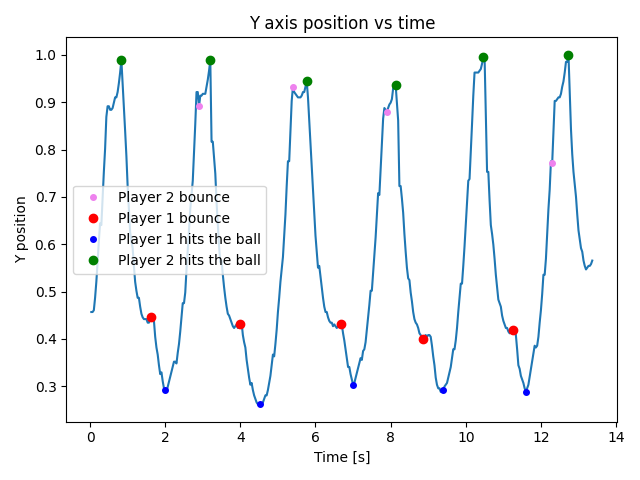
#> input picture yPosition1.png, 640 x 480 px
$ python -i courtTracker.py   (imports and definitions only)
#> lines starting #> are read from the running program, lines starting #| are printed output that depends on the picture
import numpy
import cv2


#edges = edge(rgb2gray(background), 'canny', .2);

def filterBackGround(frame: numpy.ndarray)->numpy.ndarray:
    """ Apply color filter to frame
    :params
        frame: frame to apply filter
    :return
        frame: frame with color filter
    """
    # Convert to gray scale
    hsv = cv2.cvtColor(frame, cv2.COLOR_BGR2HSV)

    # Find the median of the frames
    background = numpy.median(frame, 4)

    # Convert to gray scale
    hsv = cv2.cvtColor(background, cv2.COLOR_BGR2HSV)

    #Find edges in the image
    edges = cv2.Canny(hsv, 100, 200)

    return edges

>>> import cv2
>>> picture = cv2.imread('../yPosition1.png', cv2.IMREAD_GRAYSCALE)
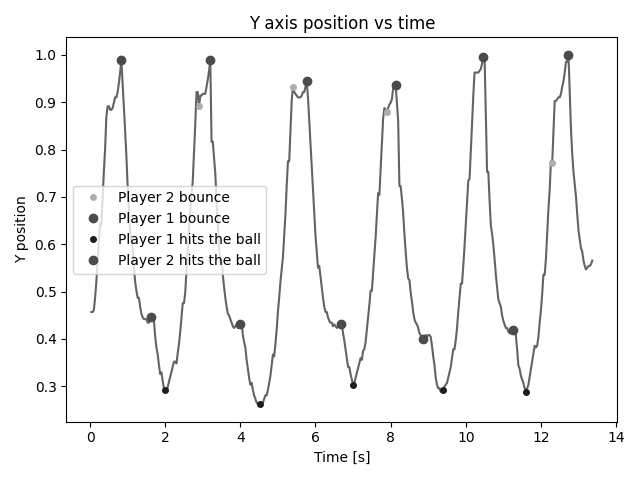
#> picture: shape (480, 640); min 0, max 255, mean 246
#> (the run stopped early here; a loop or call above may not have finished)

$ run again, on yPosition2.png
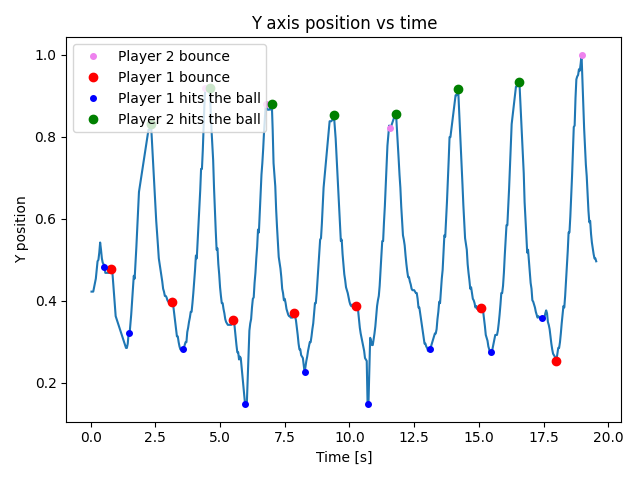
#> input picture yPosition2.png, 640 x 480 px
#> `picture = cv2.imread('../yPosition1.png', cv2.IMREAD_GRAYSCALE)`:
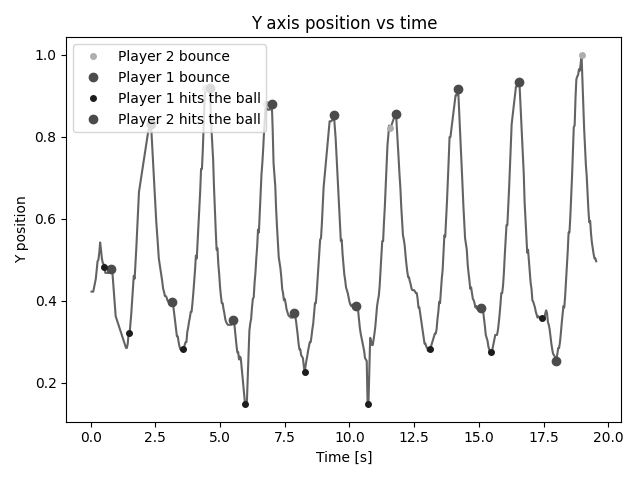
#> picture: shape (480, 640); min 0, max 255, mean 244.9

$ run again, on yPosition3.png
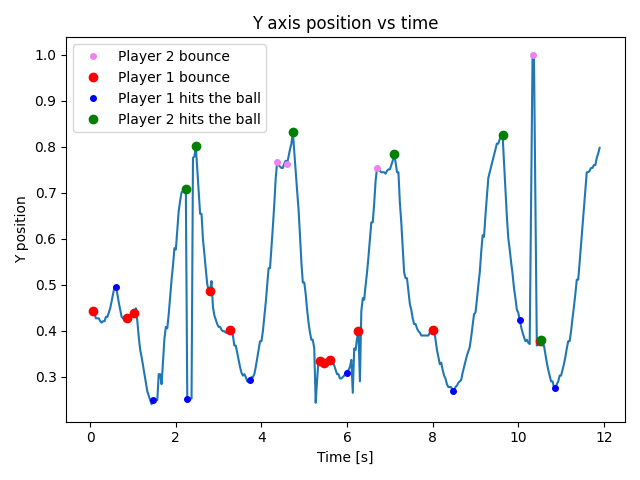
#> input picture yPosition3.png, 640 x 480 px
#> `picture = cv2.imread('../yPosition1.png', cv2.IMREAD_GRAYSCALE)`:
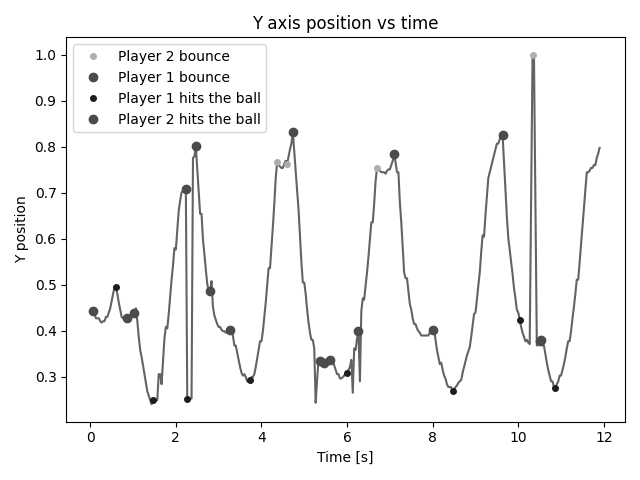
#> picture: shape (480, 640); min 0, max 255, mean 245.7

$ run again, on yPosition4.png
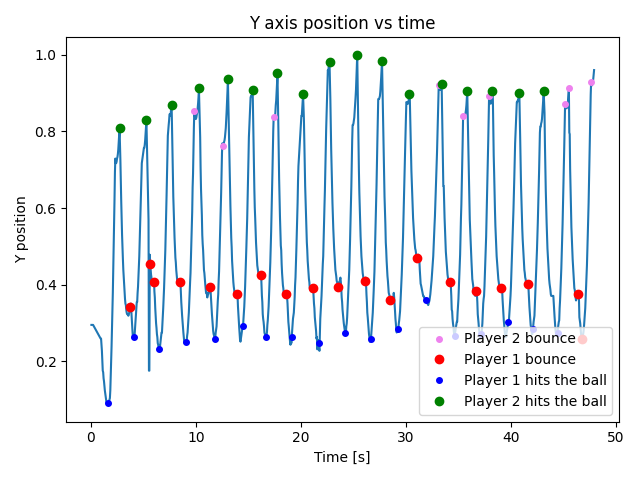
#> input picture yPosition4.png, 640 x 480 px
#> `picture = cv2.imread('../yPosition1.png', cv2.IMREAD_GRAYSCALE)`:
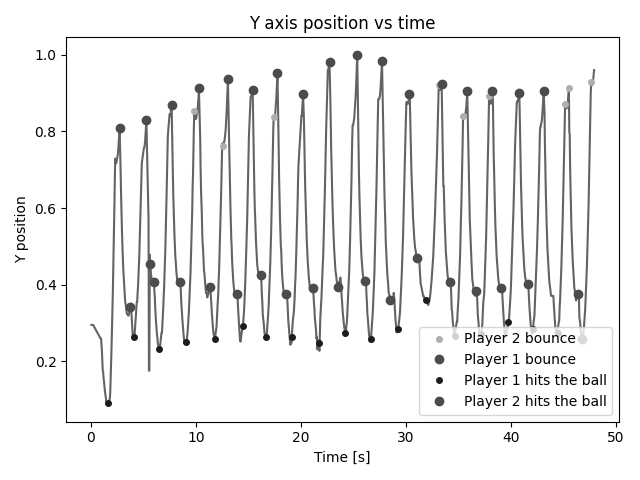
#> picture: shape (480, 640); min 0, max 255, mean 239
